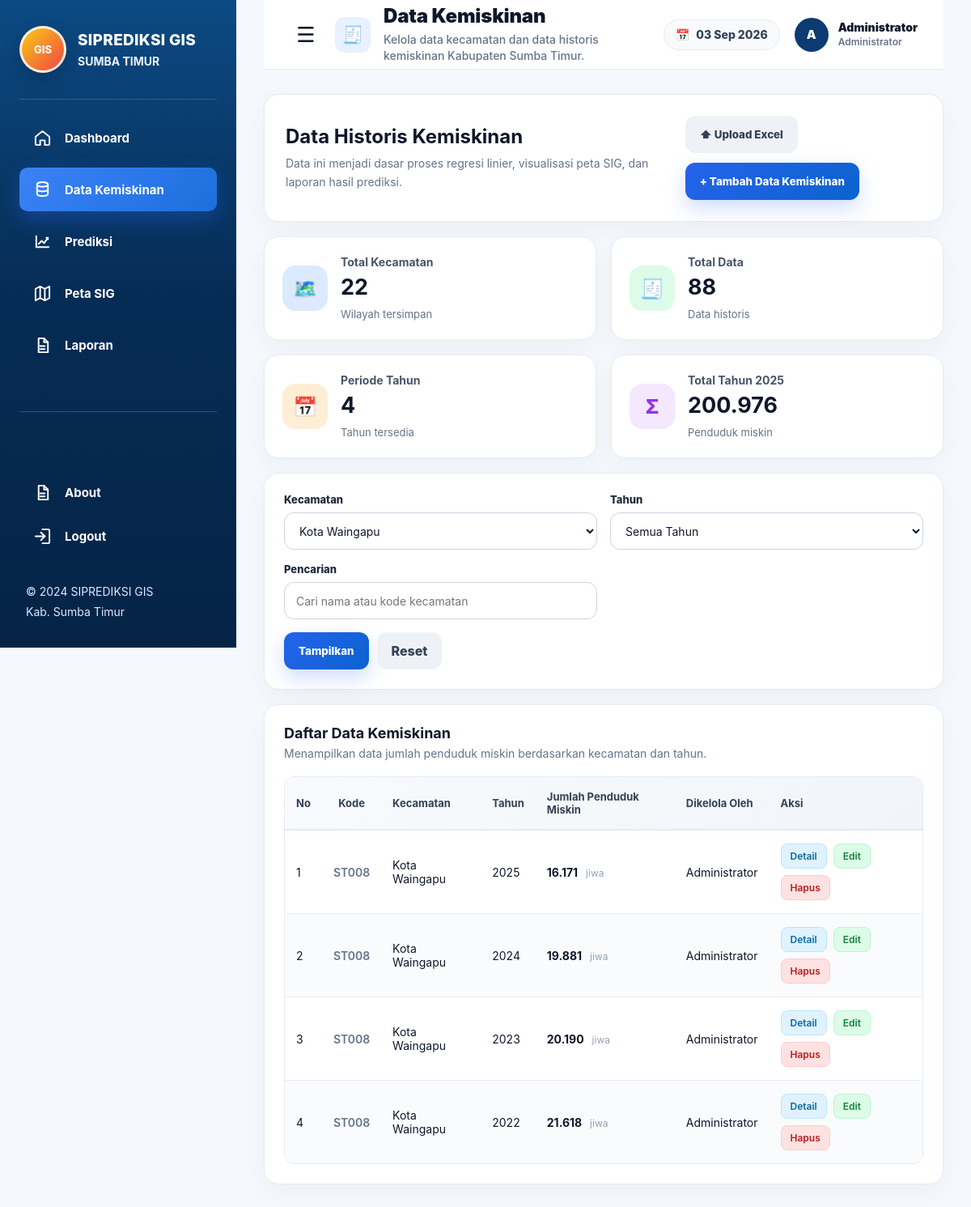
/data-kemiskinan/index.php?kecamatan=1 (signed in), run on the app's committed database.
### tables this page shows
CREATE TABLE `data_kemiskinan` (
  `id_data` int(10) UNSIGNED NOT NULL,
  `id_kecamatan` int(10) UNSIGNED NOT NULL,
  `id_admin` int(10) UNSIGNED DEFAULT NULL,
  `tahun` year(4) NOT NULL,
  `jumlah_penduduk_miskin` int(10) UNSIGNED NOT NULL,
  `sumber_data` varchar(100) DEFAULT NULL,
  `keterangan` text DEFAULT NULL
);

CREATE TABLE `kecamatan` (
  `id_kecamatan` int(10) UNSIGNED NOT NULL,
  `id_admin` int(10) UNSIGNED DEFAULT NULL,
  `kode_kecamatan` varchar(30) NOT NULL,
  `kode_panel` varchar(3) DEFAULT NULL,
  `nama_kecamatan` varchar(100) NOT NULL,
  `luas_wilayah_km2` decimal(12,4) DEFAULT NULL,
  `geojson_wilayah` longtext DEFAULT NULL,
  `status_aktif` tinyint(1) NOT NULL DEFAULT 1
);

### data-kemiskinan/index.php (the view, shortened to what this page needs)
<?php
require_once __DIR__ . "/../koneksi.php";
function getSingleValue($koneksi, $query, $default = 0)
{
    $result = mysqli_query($koneksi, $query);
    $row = mysqli_fetch_row($result);
    return $row[0] ?? $default;
}
$kecamatanList = [];
$queryKecamatan = mysqli_query(
    $koneksi,
    "SELECT id_kecamatan, kode_kecamatan, nama_kecamatan
     FROM kecamatan
     ORDER BY nama_kecamatan ASC"
);
if ($queryKecamatan) {
    while ($row = mysqli_fetch_assoc($queryKecamatan)) {
        $kecamatanList[] = $row;
    }
}
$filter_kecamatan = $_GET["kecamatan"] ?? "";
$keyword = trim($_GET["keyword"] ?? "");
$where = [];
if ($filter_kecamatan !== "") {
    $where[] = "d.id_kecamatan = " . (int) $filter_kecamatan;
}
$whereSql = "";
if (!empty($where)) {
    $whereSql = "WHERE " . implode(" AND ", $where);
}
$dataKemiskinan = [];
$queryData = mysqli_query(
    $koneksi,
    "SELECT
        d.id_data,
        d.id_kecamatan,
        d.tahun,
        d.jumlah_penduduk_miskin,
        k.kode_kecamatan,
        k.nama_kecamatan,
        a.nama_admin
     FROM data_kemiskinan d
     INNER JOIN kecamatan k ON k.id_kecamatan = d.id_kecamatan
     LEFT JOIN admin a ON a.id_admin = d.id_admin
     $whereSql
     ORDER BY d.tahun DESC, k.nama_kecamatan ASC"
);
if ($queryData) {
    while ($row = mysqli_fetch_assoc($queryData)) {
        $dataKemiskinan[] = $row;
    }
}
$totalKecamatan = getSingleValue($koneksi, "SELECT COUNT(*) FROM kecamatan");
$totalData = getSingleValue($koneksi, "SELECT COUNT(*) FROM data_kemiskinan");
$totalTahun = getSingleValue($koneksi, "SELECT COUNT(DISTINCT tahun) FROM data_kemiskinan");
$tahunTerbaru = getSingleValue($koneksi, "SELECT MAX(tahun) FROM data_kemiskinan", "-");
$totalMiskinTerbaru = 0;
if ($tahunTerbaru !== "-" && $tahunTerbaru !== null) {
    $totalMiskinTerbaru = getSingleValue(
        $koneksi,
        "SELECT COALESCE(SUM(jumlah_penduduk_miskin), 0)
         FROM data_kemiskinan
         WHERE tahun = " . (int) $tahunTerbaru
    );
}
?>
<!DOCTYPE html>
<html lang="id">
<head>
    <link rel="stylesheet" href="../style-sidebar.css">
    <link rel="stylesheet" href="../style-header.css">
    <link rel="stylesheet" href="style-data-kemiskinan.css">
</head>
<body>
<?php include __DIR__ . "/../sidebar.php"; ?>
<main class="main-content">
    <?php
    require_once __DIR__ . '/../template-header.php';
    ?>
    <section class="page-heading">
        <div>
            <h2>Data Historis Kemiskinan</h2>
            <p>Data ini menjadi dasar proses regresi linier, visualisasi peta SIG, dan laporan hasil prediksi.</p>
        </div>
        <div class="heading-actions">
            <button type="button" class="btn-secondary" data-open-modal="modalImportExcel">
                ⬆ Upload Excel
            </button>
            <button type="button" class="btn-primary" data-open-modal="modalTambahData">
                + Tambah Data Kemiskinan
            </button>
        </div>
    </section>
    <section class="summary-grid">
        <div class="summary-card blue">
            <div class="summary-icon">🗺️</div>
            <div>
                <p>Total Kecamatan</p>
                <h3><?= number_format($totalKecamatan, 0, ",", "."); ?></h3>
                <span>Wilayah tersimpan</span>
            </div>
        </div>
        <div class="summary-card green">
            <div class="summary-icon">🧾</div>
            <div>
                <p>Total Data</p>
                <h3><?= number_format($totalData, 0, ",", "."); ?></h3>
                <span>Data historis</span>
            </div>
        </div>
        <div class="summary-card orange">
            <div class="summary-icon">📅</div>
            <div>
                <p>Periode Tahun</p>
                <h3><?= number_format($totalTahun, 0, ",", "."); ?></h3>
                <span>Tahun tersedia</span>
            </div>
        </div>
        <div class="summary-card purple">
            <div class="summary-icon">Σ</div>
            <div>
                <p>Total Tahun <?= htmlspecialchars($tahunTerbaru); ?></p>
                <h3><?= number_format($totalMiskinTerbaru, 0, ",", "."); ?></h3>
                <span>Penduduk miskin</span>
            </div>
        </div>
    </section>
    <section class="filter-card">
        <form method="GET" action="" class="filter-form">
            <div class="form-group">
                <label for="kecamatan">Kecamatan</label>
                <select name="kecamatan" id="kecamatan">
                    <?php foreach ($kecamatanList as $kecamatan) : ?>
                        <option
                            value="<?= (int) $kecamatan["id_kecamatan"]; ?>"
                            <?= (string) $filter_kecamatan === (string) $kecamatan["id_kecamatan"] ? "selected" : ""; ?>
                        >
                            <?= htmlspecialchars($kecamatan["nama_kecamatan"]); ?>
                        </option>
                    <?php endforeach; ?>
                </select>
            </div>
            <div class="form-group">
                <label for="tahun">Tahun</label>
                <select name="tahun" id="tahun">
                    <option value="">Semua Tahun</option>
                </select>
            </div>
            <div class="form-group search-group">
                <label for="keyword">Pencarian</label>
                <input
                    type="text"
                    name="keyword"
                    id="keyword"
                    placeholder="Cari nama atau kode kecamatan"
                    value="<?= htmlspecialchars($keyword); ?>"
                >
            </div>
            <div class="filter-actions">
                <button type="submit" class="btn-filter">Tampilkan</button>
                <a href="index.php" class="btn-reset">Reset</a>
            </div>
        </form>
    </section>
    <section class="table-card">
        <div class="table-header">
            <div>
                <h3>Daftar Data Kemiskinan</h3>
                <p>Menampilkan data jumlah penduduk miskin berdasarkan kecamatan dan tahun.</p>
            </div>
        </div>
        <div class="table-wrapper">
            <table>
                <thead>
                    <tr>
                        <th>No</th>
                        <th>Kode</th>
                        <th>Kecamatan</th>
                        <th>Tahun</th>
                        <th>Jumlah Penduduk Miskin</th>
                        <th>Dikelola Oleh</th>
                        <th>Aksi</th>
                    </tr>
                </thead>
                <tbody>
                    <?php if (!empty($dataKemiskinan)) : ?>
                        <?php $no = 1; ?>
                        <?php foreach ($dataKemiskinan as $data) : ?>
                            <tr>
                                <td><?= $no++; ?></td>
                                <td><?= htmlspecialchars($data["kode_kecamatan"]); ?></td>
                                <td><?= htmlspecialchars($data["nama_kecamatan"]); ?></td>
                                <td><?= htmlspecialchars($data["tahun"]); ?></td>
                                <td>
                                    <strong><?= number_format($data["jumlah_penduduk_miskin"], 0, ",", "."); ?></strong>
                                    <span class="unit">jiwa</span>
                                </td>
                                <td><?= htmlspecialchars($data["nama_admin"] ?? "-"); ?></td>
                                <td>
                                    <div class="action-buttons">
                                        <button
                                            type="button"
                                            class="btn-action btn-detail"
                                            data-detail
                                            data-kode="<?= htmlspecialchars($data["kode_kecamatan"], ENT_QUOTES); ?>"
                                            data-kecamatan="<?= htmlspecialchars($data["nama_kecamatan"], ENT_QUOTES); ?>"
                                            data-tahun="<?= htmlspecialchars($data["tahun"], ENT_QUOTES); ?>"
                                            data-jumlah="<?= (int) $data["jumlah_penduduk_miskin"]; ?>"
                                            data-admin="<?= htmlspecialchars($data["nama_admin"] ?? "-", ENT_QUOTES); ?>"
                                        >
                                            Detail
                                        </button>
                                        <button
                                            type="button"
                                            class="btn-action btn-edit"
                                            data-edit
                                            data-id="<?= (int) $data["id_data"]; ?>"
                                            data-id-kecamatan="<?= (int) $data["id_kecamatan"]; ?>"
                                            data-tahun="<?= htmlspecialchars($data["tahun"], ENT_QUOTES); ?>"
                                            data-jumlah="<?= (int) $data["jumlah_penduduk_miskin"]; ?>"
                                        >
                                            Edit
                                        </button>
                                        <button
                                            type="button"
                                            class="btn-action btn-delete"
                                            data-delete
                                            data-id="<?= (int) $data["id_data"]; ?>"
                                            data-kecamatan="<?= htmlspecialchars($data["nama_kecamatan"], ENT_QUOTES); ?>"
                                            data-tahun="<?= htmlspecialchars($data["tahun"], ENT_QUOTES); ?>"
                                        >
                                            Hapus
                                        </button>
                                    </div>
                                </td>
                            </tr>
                        <?php endforeach; ?>
                    <?php endif; ?>
                </tbody>
            </table>
         </div>
    </section>
</main>
</body>
</html>

### data on the page
data_kemiskinan: id_kecamatan.kode_kecamatan "ST008", id_kecamatan.nama_kecamatan "Kota Waingapu", tahun "2025", jumlah_penduduk_miskin "16.171", id_admin.nama_admin "Administrator"
data_kemiskinan: id_kecamatan.kode_kecamatan "ST008", id_kecamatan.nama_kecamatan "Kota Waingapu", tahun "2024", jumlah_penduduk_miskin "19.881", id_admin.nama_admin "Administrator"
data_kemiskinan: id_kecamatan.kode_kecamatan "ST008", id_kecamatan.nama_kecamatan "Kota Waingapu", tahun "2023", jumlah_penduduk_miskin "20.190", id_admin.nama_admin "Administrator"
data_kemiskinan: id_kecamatan.kode_kecamatan "ST008", id_kecamatan.nama_kecamatan "Kota Waingapu", tahun "2022", jumlah_penduduk_miskin "21.618", id_admin.nama_admin "Administrator"

### other printed values
$pageIcon "🧾"
$pageTitle "Data Kemiskinan"
$pageSubtitle "Kelola data kecamatan dan data historis kemiskinan Kabupaten Sumba Timur."
$avatarText "A"
$namaAdminHeader "Administrator"
$roleAdminHeader "Administrator"
$totalKecamatan "22"
$totalData "88"
$totalTahun "4"
$tahunTerbaru "2025"
$totalMiskinTerbaru "200.976"
form field kecamatan "Kota Waingapu"
